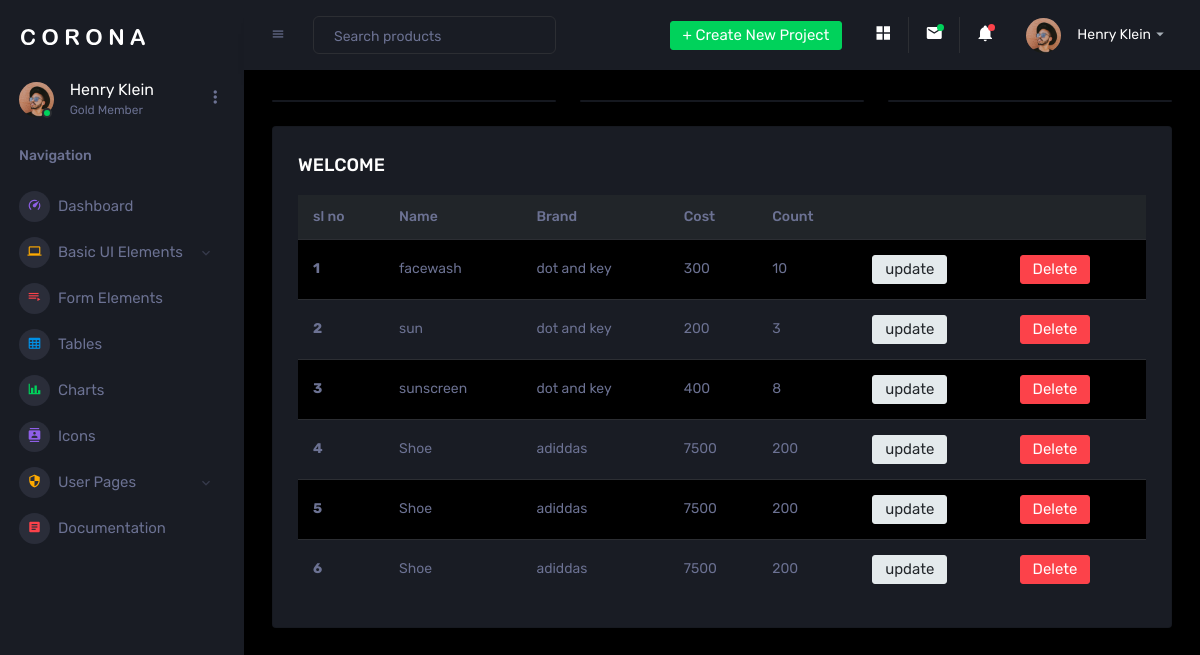
/view, run on the app's committed database.
### product_app/models.py (models this page shows)
class Product(models.Model):
    name = models.CharField(max_length=20)
    brand= models.CharField(max_length=20)
    cost = models.IntegerField()
    count= models.IntegerField()

### product_app/views.py (the view)
# urls.py: path("view",views.view,name="View"),
def view(request):
    data = Product.objects.all()
    return render(request, 'view.html', {'data':data})

### Templates/view.html (shortened to what this page needs)
{% load static %}
<!DOCTYPE html>
<html lang="en">
  <head>
    <link rel="stylesheet" href=" {% static 'assets/vendors/mdi/css/materialdesignicons.min.css' %} ">
    <link rel="stylesheet" href=" {% static 'assets/vendors/css/vendor.bundle.base.css' %} ">
    <link rel="stylesheet" href=" {% static 'assets/vendors/jvectormap/jquery-jvectormap.css' %} ">
    <link rel="stylesheet" href=" {% static 'assets/vendors/flag-icon-css/css/flag-icon.min.css' %} ">
    <link rel="stylesheet" href=" {% static 'assets/vendors/owl-carousel-2/owl.carousel.min.css' %} ">
    <link rel="stylesheet" href=" {% static 'assets/vendors/owl-carousel-2/owl.theme.default.min.css' %} ">
    <link rel="stylesheet" href=" {% static 'assets/css/style.css' %} ">
  </head>
  <body>
    <div class="container-scroller">
      <nav class="sidebar sidebar-offcanvas" id="sidebar">
        <div class="sidebar-brand-wrapper d-none d-lg-flex align-items-center justify-content-center fixed-top">
          <a class="sidebar-brand brand-logo" href=" {% static 'index.html' %} "><img src=" {% static 'assets/images/logo.svg' %} " alt="logo" /></a>
        </div>
        <ul class="nav">
          <li class="nav-item profile">
            <div class="profile-desc">
              <div class="profile-pic">
                <div class="count-indicator">
                  <img class="img-xs rounded-circle " src=" {% static 'assets/images/faces/face15.jpg' %} " alt="">
                  <span class="count bg-success"></span>
                </div>
                <div class="profile-name">
                  <h5 class="mb-0 font-weight-normal">Henry Klein</h5>
                  <span>Gold Member</span>
                </div>
              </div>
              <a href="#" id="profile-dropdown" data-toggle="dropdown"><i class="mdi mdi-dots-vertical"></i></a>
            </div>
          </li>
          <li class="nav-item nav-category">
            <span class="nav-link">Navigation</span>
          </li>
          <li class="nav-item menu-items">
            <a class="nav-link" href=" {% static 'index.html' %} ">
              <span class="menu-icon">
                <i class="mdi mdi-speedometer"></i>
              </span>
              <span class="menu-title">Dashboard</span>
            </a>
          </li>
          <li class="nav-item menu-items">
            <a class="nav-link" data-toggle="collapse" href=" {% static '#ui-basic' %} " aria-expanded="false" aria-controls="ui-basic">
              <span class="menu-icon">
                <i class="mdi mdi-laptop"></i>
              </span>
              <span class="menu-title">Basic UI Elements</span>
              <i class="menu-arrow"></i>
            </a>
          </li>
          <li class="nav-item menu-items">
            <a class="nav-link" href=" {% static 'pages/forms/basic_elements.html' %} ">
              <span class="menu-icon">
                <i class="mdi mdi-playlist-play"></i>
              </span>
              <span class="menu-title">Form Elements</span>
            </a>
          </li>
          <li class="nav-item menu-items">
            <a class="nav-link" href=" {% static 'pages/tables/basic-table.html' %} ">
              <span class="menu-icon">
                <i class="mdi mdi-table-large"></i>
              </span>
              <span class="menu-title">Tables</span>
            </a>
          </li>
          <li class="nav-item menu-items">
            <a class="nav-link" href=" {% static 'pages/charts/chartjs.html' %} ">
              <span class="menu-icon">
                <i class="mdi mdi-chart-bar"></i>
              </span>
              <span class="menu-title">Charts</span>
            </a>
          </li>
          <li class="nav-item menu-items">
            <a class="nav-link" href=" {% static 'pages/icons/mdi.html' %} ">
              <span class="menu-icon">
                <i class="mdi mdi-contacts"></i>
              </span>
              <span class="menu-title">Icons</span>
            </a>
          </li>
          <li class="nav-item menu-items">
            <a class="nav-link" data-toggle="collapse" href=" {% static '#auth' %} " aria-expanded="false" aria-controls="auth">
              <span class="menu-icon">
                <i class="mdi mdi-security"></i>
              </span>
              <span class="menu-title">User Pages</span>
              <i class="menu-arrow"></i>
            </a>
          </li>
          <li class="nav-item menu-items">
            <a class="nav-link" href="http://www.bootstrapdash.com/demo/corona-free/jquery/documentation/documentation.html">
              <span class="menu-icon">
                <i class="mdi mdi-file-document-box"></i>
              </span>
              <span class="menu-title">Documentation</span>
            </a>
          </li>
        </ul>
      </nav>
      <div class="container-fluid page-body-wrapper">
        <nav class="navbar p-0 fixed-top d-flex flex-row">
          <div class="navbar-menu-wrapper flex-grow d-flex align-items-stretch">
            <button class="navbar-toggler navbar-toggler align-self-center" type="button" data-toggle="minimize">
              <span class="mdi mdi-menu"></span>
            </button>
            <ul class="navbar-nav w-100">
              <li class="nav-item w-100">
                <form class="nav-link mt-2 mt-md-0 d-none d-lg-flex search">
                  <input type="text" class="form-control" placeholder="Search products">
                </form>
              </li>
            </ul>
            <ul class="navbar-nav navbar-nav-right">
              <li class="nav-item dropdown d-none d-lg-block">
                <a class="nav-link btn btn-success create-new-button" id="createbuttonDropdown" data-toggle="dropdown" aria-expanded="false" href="#">+ Create New Project</a>
              </li>
              <li class="nav-item nav-settings d-none d-lg-block">
                <a class="nav-link" href="#">
                  <i class="mdi mdi-view-grid"></i>
                </a>
              </li>
              <li class="nav-item dropdown border-left">
                <a class="nav-link count-indicator dropdown-toggle" id="messageDropdown" href="#" data-toggle="dropdown" aria-expanded="false">
                  <i class="mdi mdi-email"></i>
                  <span class="count bg-success"></span>
                </a>
              </li>
              <li class="nav-item dropdown border-left">
                <a class="nav-link count-indicator dropdown-toggle" id="notificationDropdown" href="#" data-toggle="dropdown">
                  <i class="mdi mdi-bell"></i>
                  <span class="count bg-danger"></span>
                </a>
              </li>
              <li class="nav-item dropdown">
                <a class="nav-link" id="profileDropdown" href="#" data-toggle="dropdown">
                  <div class="navbar-profile">
                    <img class="img-xs rounded-circle" src=" {% static 'assets/images/faces/face15.jpg' %} " alt="">
                    <p class="mb-0 d-none d-sm-block navbar-profile-name">Henry Klein</p>
                    <i class="mdi mdi-menu-down d-none d-sm-block"></i>
                  </div>
                </a>
              </li>
            </ul>
          </div>
        </nav>
        <div class="main-panel">
          <div class="content-wrapper">
            <div class="row">
              <div class="col-sm-4 grid-margin">
                <div class="card">
                </div>
              </div>
              <div class="col-sm-4 grid-margin">
                <div class="card">
                </div>
              </div>
              <div class="col-sm-4 grid-margin">
                <div class="card">
                </div>
              </div>
            </div>
           <div class="row ">
             <div class="col-12 grid-margin">
                <div class="card">
               <div class="card-body">
                    <h4 class="card-title">WELCOME</h4>
                   <table class="table table-striped">
  <thead class="table-dark">
    <tr>
      <th scope="col">sl no</th>
      <th scope="col">Name</th>
      <th scope="col">Brand</th>
        <th scope="col">Cost</th>
        <th scope="col">Count</th>
        <th></th>
        <th></th>
    </tr>
  </thead>
  <tbody>
    {% for i in data %}
    <tr>
      <th scope="row">{{ forloop.counter }}</th>
      <td>{{ i.name }}</td>
      <td>{{ i.brand }}</td>
        <td>{{ i.cost }}</td>
        <td>{{i.count}}</td>
        <td><a href= "{% url 'update' i.id %}" ><button type="button" class="btn btn-secondary " >update</button></a></td>
        <td><a href= "{% url 'delete' i.id %}" class="btn btn-danger" role="button" >Delete</a></td>
    </tr>
    {% empty %}
    <tr>
      <td colspan="3" class="text-center text-muted">No data available</td>
    </tr>
    {% endfor %}
  </tbody>
</table>
                    </div>
                  </div>
                </div>
              </div>
        </div>
      </div>
    </div>
  </body>
</html>

### data on the page
Product: name "facewash", brand "dot and key", cost "300", count "10"
Product: name "sun", brand "dot and key", cost "200", count "3"
Product: name "sunscreen", brand "dot and key", cost "400", count "8"
Product: name "Shoe", brand "adiddas", cost "7500", count "200"
Product: name "Shoe", brand "adiddas", cost "7500", count "200"
Product: name "Shoe", brand "adiddas", cost "7500", count "200"
